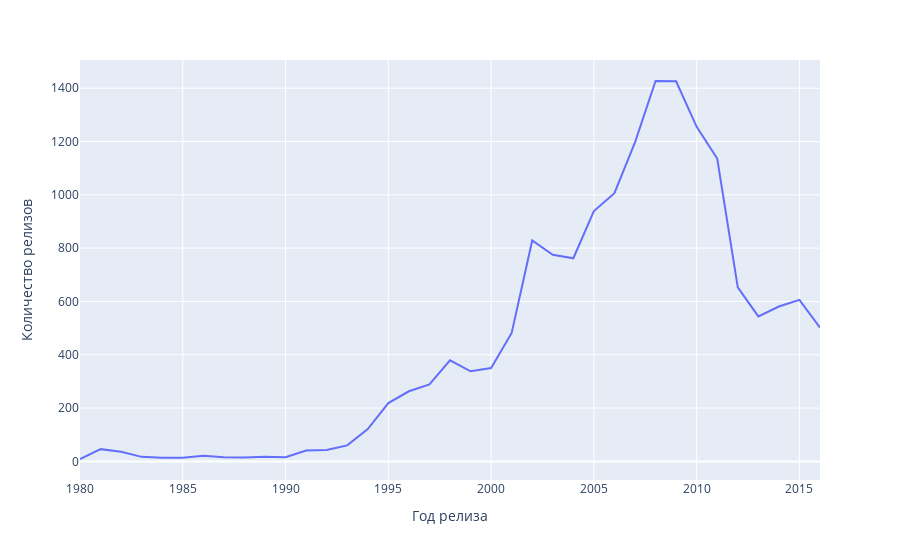

The cell this chart's notebook holds for it:
### Markdown cell above
## Исследовательский анализ

### Сколько игр выпускалось в разные годы. Важны ли данные за все периоды?

Построим график с количеством релизов по годам

### Code cell
fig = px.line(data.groupby('year_of_release')['name'].count().reset_index(), x="year_of_release", y="name")
fig.update_xaxes(title="Год релиза")
fig.update_yaxes(title="Количество релизов")
fig.show()

### Figure 1 — Plotly figure (JSON) as saved in the notebook; plotly's stock layout.template omitted (floating-point values rounded to 4 significant figures)
{"data": [{"hovertemplate": "year_of_release=%{x}<br>name=%{y}<extra></extra>", "legendgroup": "", "line": {"color": "#636efa", "dash": "solid"}, "marker": {"symbol": "circle"}, "mode": "lines", "name": "", "orientation": "v", "showlegend": false, "type": "scatter", "x": [1980, 1981, 1982, 1983, 1984, 1985, 1986, 1987, 1988, 1989, 1990, 1991, 1992, 1993, 1994, 1995, 1996, 1997, 1998, 1999, 2000, 2001, 2002, 2003, 2004, 2005, 2006, 2007, 2008, 2009, 2010, 2011, 2012, 2013, 2014, 2015, 2016], "xaxis": "x", "y": [9, 46, 36, 17, 14, 14, 21, 16, 15, 17, 16, 41, 43, 60, 121, 219, 263, 289, 379, 338, 350, 482, 829, 775, 762, 939, 1006, 1197, 1427, 1426, 1255, 1136, 653, 544, 581, 606, 502], "yaxis": "y"}], "layout": {"legend": {"tracegroupgap": 0}, "margin": {"t": 60}, "xaxis": {"anchor": "y", "domain": [0, 1], "title": {"text": "Год релиза"}}, "yaxis": {"anchor": "x", "domain": [0, 1], "title": {"text": "Количество релизов"}}}}
